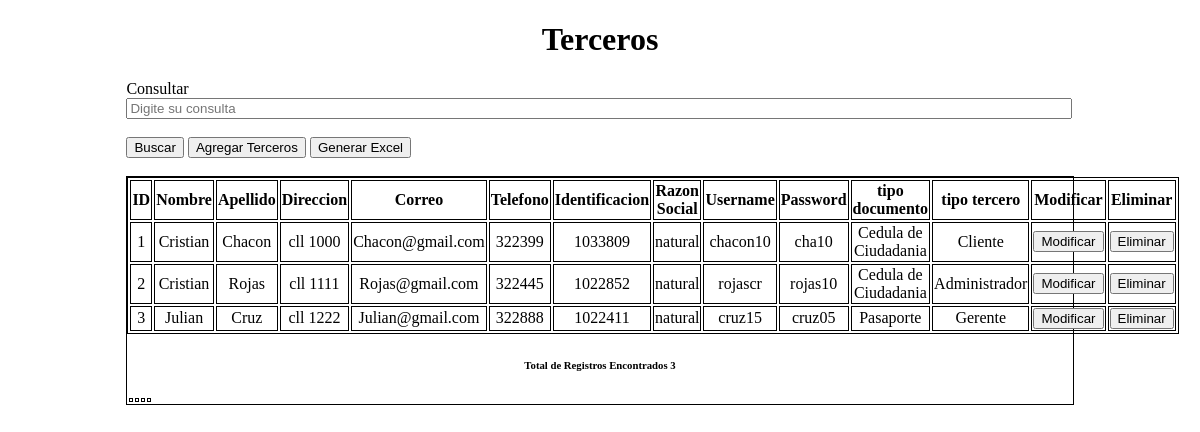
The app's page /auto/Vistas/Terceros.php with its own data.
### tables this page shows
CREATE TABLE `terceros` (
  `ID_terceros` int(10) NOT NULL,
  `Nombre` varchar(45) DEFAULT NULL,
  `Apellidos` varchar(45) DEFAULT NULL,
  `Direccion` varchar(45) DEFAULT NULL,
  `Correo` varchar(45) DEFAULT NULL,
  `Telefono` int(10) DEFAULT NULL,
  `Identificacion` int(10) NOT NULL,
  `Razon_Social` text NOT NULL,
  `Username` varchar(45) NOT NULL,
  `Password` varchar(45) NOT NULL,
  `ID_tipo_Documento` int(10) DEFAULT NULL,
  `ID_tipo_terceros` int(10) DEFAULT NULL
);

CREATE TABLE `tipo_de_documento` (
  `ID_tipo_Documento` int(10) NOT NULL,
  `Descripcion` text NOT NULL
);

CREATE TABLE `tipo_terceros` (
  `ID_tipo_terceros` int(10) NOT NULL,
  `Descripcion` text NOT NULL
);

### auto/Vistas/Terceros.php (the view, shortened to what this page needs)
<?php
    include ("../conexion/conectar.php")
?>
<?php
$correrPagina = $_SERVER["PHP_SELF"];
$maximoDatos = 6;
$paginaNumero = 0;
$inicia = $paginaNumero * $maximoDatos;
?>
<?php
if(isset($_POST["consulta"]))
{
    $c = new Conexion();
    $cone = $c->conectando();
    $sql = "select terceros.ID_terceros,terceros.Nombre,terceros.Apellidos,terceros.Direccion,
            terceros.Correo,terceros.Telefono,terceros.Identificacion,terceros.Razon_Social,
            terceros.Username,terceros.Password, tipo_de_documento.Descripcion,tipo_terceros.Descripcion from terceros
            INNER JOIN tipo_de_documento on terceros.ID_tipo_Documento = tipo_de_documento.ID_tipo_Documento
            INNER JOIN tipo_terceros ON terceros.ID_tipo_terceros = tipo_terceros.ID_tipo_terceros where Nombre like '%$obj->Nombre%'";
    $limite =sprintf("%s limit %d, %d",$sql, $inicia, $maximoDatos);
    $resultado = mysqli_query($cone,$limite);
    $arreglo = mysqli_fetch_row($resultado);
}else{
    $c = new Conexion();
    $cone = $c->conectando();
    $sql = "select terceros.ID_terceros,terceros.Nombre,terceros.Apellidos,terceros.Direccion,
            terceros.Correo,terceros.Telefono,terceros.Identificacion,terceros.Razon_Social,
            terceros.Username,terceros.Password, tipo_de_documento.Descripcion,tipo_terceros.Descripcion from terceros
            INNER JOIN tipo_de_documento on terceros.ID_tipo_Documento = tipo_de_documento.ID_tipo_Documento
            INNER JOIN tipo_terceros ON terceros.ID_tipo_terceros = tipo_terceros.ID_tipo_terceros";
    $limite =sprintf("%s limit %d, %d",$sql, $inicia, $maximoDatos);
    $resultado = mysqli_query($cone,$limite);
    $arreglo = mysqli_fetch_row($resultado);
}
?>
<?php
if(isset($_GET['totalArreglo'])){
	$totalArreglo = $_GET['totalArreglo'];
}
	else{
		$lista = mysqli_query($cone,$sql);
		$totalArreglo = mysqli_num_rows($lista);
	}
$totalPagina = ceil($totalArreglo/$maximoDatos)-1;
?>
<?php
$cargarPagina = "";
$cargarPagina = sprintf("&totalArreglo=%d%s", $totalArreglo, $cargarPagina);
?>
<!DOCTYPE html>
<html lang="es">
<head>
    <link rel="stylesheet" href="CSS/estilo.css">
</head>
<body>
    <h1 style="text-align: center;">Terceros</h1>
    <form action="" method="POST">
        <div class="consultas">
            <label for="" style="margin-right: 5px;">Consultar</label>
            <input type="text" id="Nombre" name="Nombre" style="width: 99%;" placeholder="Digite su consulta">
            <br><br>
            <button type="submit" name="consulta">Buscar</button>
            <a href="agregarterceros.php"><button type="button">Agregar Terceros</button></a>
            <a href="../Reportes/ReporteTerceros.php"><button type="button">Generar Excel</button></a>
            <br>
        </div>
        <br>
            <div class="formM">
                <table class="tabla">
                    <thead>
                        <th>ID</th>
                        <th>Nombre</th>
                        <th>Apellido</th>
                        <th>Direccion</th>
                        <th>Correo</th>
                        <th>Telefono</th>
                        <th>Identificacion</th>
                        <th>Razon Social</th>
                        <th>Username</th>
                        <th>Password</th>
                        <th>tipo documento</th>
                        <th>tipo tercero</th>
                        <th>Modificar</th>
                        <th>Eliminar</th>
                    </thead>
                    <?php
                    do{
                ?>
                <tbody>
                    <tr>
                        <td><?php echo $arreglo[0] ?></td>
                        <td><?php echo $arreglo[1] ?></td>
                        <td><?php echo $arreglo[2] ?></td>
                        <td><?php echo $arreglo[3] ?></td>
                        <td><?php echo $arreglo[4] ?></td>
                        <td><?php echo $arreglo[5] ?></td>
                        <td><?php echo $arreglo[6] ?></td>
                        <td><?php echo $arreglo[7] ?></td>
                        <td><?php echo $arreglo[8] ?></td>
                        <td><?php echo $arreglo[9] ?></td>
                        <td><?php echo $arreglo[10] ?></td>
                        <td><?php echo $arreglo[11] ?></td>
                        <td class="letra">
                            <a href="<?php if($arreglo[0] <> ""){
                                echo "modificarterceros.php?key=".urlencode($arreglo[0]);
                            }else{
                                echo "<script> alert('Debe de consultar primero')</sccript>";
                            }?>">
                                <button name="modi" type="button" >Modificar</button>
                            </a>
                        </td>
                        <td class="letra">
                            <a href="<?php if($arreglo[0]<>""){
                                        echo "eliminarterceros.php?key=".urlencode($arreglo[0]);
                            }else{
                                echo "<script> alert('debe de consultar primero')</sccript>";
                            }
                                ?>">
                                <button name="elim" type="button" >Eliminar</button>
                            </a>
                        </td>
                    </tr>
                </tbody>
                <?php
                    }while($arreglo = mysqli_fetch_row($resultado));
                ?>
                </table>
                <h6><?php printf("Total de Registros Encontrados %d", $totalArreglo) ?></h6>
            <table border=0>
                 <tr>
                 <td>
                 </td>
                 <td>
                     <?php
                     if($paginaNumero > 0){
                 ?>
                     <a href="<?php printf("%s?paginaNumero=%d%s",$correrPagina, max(0,$paginaNumero-1),$cargarPagina) ?>" id="paginador" > << Anterior </a> <?php }?></td>
                 <td>
                     <?php
                     if($paginaNumero < $totalPagina ){
                     ?>
                      <a href="<?php printf("%s?paginaNumero=%d%s",$correrPagina, min($totalPagina,$paginaNumero+1),$cargarPagina) ?>" id="paginador"> Siguiente >>  </a> <?php }?></td>
                 <td>
                 <?php
                     if($paginaNumero < $totalPagina ){
                 ?>
                 <a href="<?php printf("%s?paginaNumero=%d%s",$correrPagina, $totalPagina,$cargarPagina) ?>" id="paginador"> Ultima ></a> <?php } ?></td>
                 </tr>
                 </table>
            </div>
    </form>
</body>
</html>

### auto/Vistas/CSS/estilo.css (style rules this page uses)
.formM { border: black solid 1px; margin-left: 10%; margin-right: 10%; background-color: white; text-align: center; }
.tabla { width: 100%; border: 1px solid black; }
.tabla th,td { border: black solid 1px; }
.consultas { padding-left: 10%; padding-right: 10%; }

### records on screen
terceros: ID_terceros "1", Nombre "Cristian", Apellidos "Chacon", Direccion "cll 1000", Correo "Chacon@gmail.com", Telefono "322399", Identificacion "1033809", Razon_Social "natural", Username "chacon10", Password "cha10", ID_tipo_Documento.Descripcion "Cedula de Ciudadania", ID_tipo_terceros.Descripcion "Cliente"
terceros: ID_terceros "2", Nombre "Cristian", Apellidos "Rojas", Direccion "cll 1111", Correo "Rojas@gmail.com", Telefono "322445", Identificacion "1022852", Razon_Social "natural", Username "rojascr", Password "rojas10", ID_tipo_Documento.Descripcion "Cedula de Ciudadania", ID_tipo_terceros.Descripcion "Administrador"
terceros: ID_terceros "3", Nombre "Julian", Apellidos "Cruz", Direccion "cll 1222", Correo "Julian@gmail.com", Telefono "322888", Identificacion "1022411", Razon_Social "natural", Username "cruz15", Password "cruz05", ID_tipo_Documento.Descripcion "Pasaporte", ID_tipo_terceros.Descripcion "Gerente"

### other values on screen
$totalArreglo "3"
